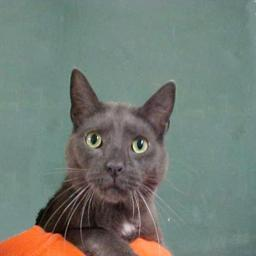
#> input picture data/dataset_limpio/cats/0_0044.jpg, 256 x 256 px; its folder holds 3 pictures in this run
$ python preparar_dataset.py   (older library calls are emulated)
#> lines starting #> are read from the running program, lines starting #| are printed output that depends on the picture
"""
Prepara el dataset limpio del proyecto a partir del dataset crudo de Kaggle.

Dataset original: "Animals (Cats, Dogs, and Snakes)", Omar Rehan, licencia CC0.
https://www.kaggle.com/datasets/aiomarrehan/animals-cats-dogs-and-snakes

Requisitos del proyecto (Parcial 1):
  - hasta 4 clases, imágenes RGB, al menos 200 imágenes (50 a 70 por clase);
  - el Challenge 2 necesita al menos 10 imágenes subexpuestas, 10 sobreexpuestas
    y 10 con poco contraste.

Pasos:
  1. Leer las 3000 imágenes crudas y calcular sus propiedades.
  2. Limpiar: quitar imágenes ilegibles, que no son RGB de verdad (los tres
     canales iguales o casi iguales), duplicadas (hash MD5 y dHash) y muy borrosas.
  3. Etiquetar la exposición de cada imagen a partir de su histograma en gris.
  4. Elegir 70 imágenes por clase con semilla fija. En cada clase se garantizan
     4 subexpuestas, 4 sobreexpuestas y 4 de bajo contraste (12 de cada tipo en
     total); el resto se toma al azar entre las imágenes limpias.
  5. Copiar los archivos sin modificarlos (mismos bytes JPEG) y guardar los CSV.

Uso (desde la carpeta royecto/):
    python src/preparar_dataset.py
"""

import csv
import hashlib
import os
import random
import shutil

import cv2
import numpy as np

# ---------------------------------------------------------------- parámetros
RAIZ = os.path.dirname(os.path.dirname(os.path.abspath(__file__)))
CRUDO = os.path.join(RAIZ, "data", "raw", "Animals")
SALIDA = os.path.join(RAIZ, "data", "dataset_limpio")

SEMILLA = 42
POR_CLASE = 70
MINIMO_POR_TIPO = 4          # por clase y por tipo de exposición -> 12 en total

UMBRAL_SUBEXPUESTA = 70      # brillo medio en gris por debajo de este valor
UMBRAL_SOBREEXPUESTA = 185   # brillo medio en gris por encima de este valor
UMBRAL_BAJO_CONTRASTE = 35   # desviación estándar en gris por debajo de este valor
UMBRAL_CASI_GRIS = 2.0       # diferencia media |B - R| por debajo: imagen sin color
UMBRAL_BORROSA = 50.0        # varianza del laplaciano por debajo: imagen borrosa
DISTANCIA_DHASH = 0          # bits distintos para considerar dos imágenes duplicadas

# Imágenes descartadas tras revisar a ojo las hojas de contacto de la muestra:
# no son fotografías del animal o tienen grandes márgenes blancos que alteran
# el histograma y la binarización.
EXCLUSION_MANUAL = {
    "snakes/2_0160.jpg": "página de documento con texto",
    "snakes/2_0731.jpg": "infografía con texto y fotos de piel",
    "snakes/2_0236.jpg": "estampado sobre un cojín, no es foto del animal",
    "snakes/2_0303.jpg": "diagrama con escala de medidas",
    "snakes/2_0471.jpg": "sello postal ilustrado",
    "snakes/2_0724.jpg": "portada con texto",
    "snakes/2_0873.jpg": "mapa de distribución",
    "snakes/2_0621.jpg": "mapa de distribución",
    "snakes/2_0918.jpg": "foto con texto superpuesto",
    "cats/0_0728.jpg": "foto pequeña con gran margen blanco",
    "dogs/1_0366.jpg": "franja blanca grande a un lado",
    "dogs/1_0651.jpg": "foto pequeña con gran margen blanco",
}


def leer_imagen(ruta):
    """Lee la imagen con OpenCV (BGR) aunque la ruta tenga tildes."""
    datos = np.fromfile(ruta, dtype=np.uint8)
    return cv2.imdecode(datos, cv2.IMREAD_UNCHANGED), datos.tobytes()


def dhash(gris):
    """Hash de diferencias de 64 bits: detecta copias aunque cambie la compresión."""
    peq = cv2.resize(gris, (9, 8), interpolation=cv2.INTER_AREA)
    return np.packbits(peq[:, 1:] > peq[:, :-1]).tobytes()


def tipo_exposicion(media, desviacion):
    """Clasifica la imagen según su histograma (media y dispersión de grises)."""
    if media < UMBRAL_SUBEXPUESTA:
        return "subexpuesta"
    if media > UMBRAL_SOBREEXPUESTA:
        return "sobreexpuesta"
    if desviacion < UMBRAL_BAJO_CONTRASTE:
        return "bajo_contraste"
    return "normal"


def analizar_crudo():
    """Recorre el dataset crudo y devuelve una fila de propiedades por imagen."""
    filas = []
    for clase in sorted(os.listdir(CRUDO)):
        carpeta = os.path.join(CRUDO, clase)
        for nombre in sorted(os.listdir(carpeta)):
            ruta = os.path.join(carpeta, nombre)
            img, datos = leer_imagen(ruta)
            fila = {"clase": clase, "archivo": nombre, "ruta": ruta,
                    "peso_kb": round(len(datos) / 1024, 2),
                    "md5": hashlib.md5(datos).hexdigest()}
            if img is None:
                fila["motivo"] = "ilegible"
                filas.append(fila)
                continue
            canales = 1 if img.ndim == 2 else img.shape[2]
            gris = img if canales == 1 else cv2.cvtColor(img, cv2.COLOR_BGR2GRAY)
            dif_color = 0.0 if canales == 1 else float(
                np.abs(img[..., 0].astype(np.int16) - img[..., 2]).mean())
            fila.update({
                "alto": img.shape[0], "ancho": img.shape[1], "canales": canales,
                "bits_por_canal": img.dtype.itemsize * 8,
                "media_gris": round(float(gris.mean()), 2),
                "desv_gris": round(float(gris.std()), 2),
                "nitidez_laplaciano": round(float(cv2.Laplacian(gris, cv2.CV_64F).var()), 1),
                "dif_color": round(dif_color, 2),
                "dhash": dhash(gris),
            })
            fila["exposicion"] = tipo_exposicion(fila["media_gris"], fila["desv_gris"])
            filas.append(fila)
    return filas


def limpiar(filas):
    """Marca con 'motivo' las imágenes que se descartan; las demás quedan limpias."""
    vistos_md5, vistos_dhash = {}, []
    for f in filas:
        if f.get("motivo"):
            continue
        if f["clase"] + "/" + f["archivo"] in EXCLUSION_MANUAL:
            f["motivo"] = "revisión manual: " + EXCLUSION_MANUAL[f["clase"] + "/" + f["archivo"]]
        elif f["canales"] != 3 or f["dif_color"] < UMBRAL_CASI_GRIS:
            f["motivo"] = "sin color (gris guardado como RGB)"
        elif f["nitidez_laplaciano"] < UMBRAL_BORROSA:
            f["motivo"] = "borrosa"
        elif f["md5"] in vistos_md5:
            f["motivo"] = "duplicado exacto de " + vistos_md5[f["md5"]]
        else:
            h = np.unpackbits(np.frombuffer(f["dhash"], np.uint8))
            copia = next((n for n, h2 in vistos_dhash
                          if np.count_nonzero(h != h2) <= DISTANCIA_DHASH), None)
            if copia:
                f["motivo"] = "casi duplicado de " + copia
        if not f.get("motivo"):
            nombre = f["clase"] + "/" + f["archivo"]
            vistos_md5[f["md5"]] = nombre
            vistos_dhash.append((nombre, np.unpackbits(np.frombuffer(f["dhash"], np.uint8))))
    return [f for f in filas if not f.get("motivo")], [f for f in filas if f.get("motivo")]


def muestrear(limpias):
    """Elige POR_CLASE imágenes por clase garantizando los tres tipos de exposición.

    Cada imagen recibe un número aleatorio fijo (derivado de la semilla y su nombre)
    y se toman las de número más bajo. Así, si se descarta una imagen a mano, solo
    entra su reemplazo y el resto de la muestra no cambia.
    """
    def orden(f):
        return random.Random(f"{SEMILLA}/{f['clase']}/{f['archivo']}").random()

    elegidas = []
    for clase in sorted({f["clase"] for f in limpias}):
        de_clase = sorted((f for f in limpias if f["clase"] == clase), key=orden)
        tomadas = []
        for tipo in ("subexpuesta", "sobreexpuesta", "bajo_contraste"):
            candidatas = [f for f in de_clase if f["exposicion"] == tipo]
            if len(candidatas) < MINIMO_POR_TIPO:
                raise ValueError(f"{clase}: solo hay {len(candidatas)} imágenes {tipo}")
            tomadas += candidatas[:MINIMO_POR_TIPO]
        resto = [f for f in de_clase if f not in tomadas]
        tomadas += resto[:POR_CLASE - len(tomadas)]
        elegidas += sorted(tomadas, key=lambda f: f["archivo"])
    return elegidas


def guardar_csv(ruta, filas, columnas):
    with open(ruta, "w", newline="", encoding="utf-8") as fh:
        w = csv.DictWriter(fh, fieldnames=columnas, extrasaction="ignore")
        w.writeheader()
        w.writerows(filas)


def main():
    filas = analizar_crudo()
#> in analizar_crudo, img is the input picture: shape (256, 256, 3); mean B, G, R 117, 124.6, 114.8
#> in analizar_crudo, `gris = img if canales == 1 else cv2.cvtColor(img, cv2.COLOR_BGR2GRAY)`:
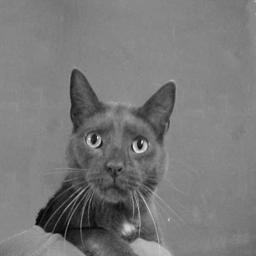
#> gris: shape (256, 256); min 2, max 236, mean 120.8
#> in analizar_crudo, `dif_color = 0.0 if canales == 1 else float( np.abs(img[..., 0].astype(..`: dif_color = 22.86
#> filas = 1 item
    limpias, descartadas = limpiar(filas)
#> the loop in limpiar, `for f in filas:` made 1 pass
#> nombre on pass 1: '0_0044.jpg/0_0044.jpg'
#> after the loop in limpiar, `for f in filas:`: vistos_md5 = {'5933db711b4d6db7de69e5fc54ca3bbf': '0_0044.jpg/0_0044.jpg'}
#> limpias = 1 item; descartadas = []
    muestra = muestrear(limpias)
#> the loop in muestrear, `for clase in sorted({f["clase"] for f in limpias}):` made 1 pass
#> clase on pass 1: '0_0044.jpg'

    # Se rehace la carpeta de salida para que el resultado sea siempre el mismo.
    if os.path.isdir(SALIDA):
        shutil.rmtree(SALIDA)
    for f in muestra:
        destino = os.path.join(SALIDA, f["clase"])
        os.makedirs(destino, exist_ok=True)
        shutil.copy2(f["ruta"], os.path.join(destino, f["archivo"]))

    columnas = ["clase", "archivo", "ancho", "alto", "canales", "bits_por_canal",
                "peso_kb", "media_gris", "desv_gris", "nitidez_laplaciano", "exposicion"]
    guardar_csv(os.path.join(RAIZ, "data", "metadata.csv"), muestra, columnas)
    guardar_csv(os.path.join(RAIZ, "data", "descartadas.csv"), descartadas,
                ["clase", "archivo", "motivo"])

    print(f"Crudo: {len(filas)} | limpias: {len(limpias)} | descartadas: {len(descartadas)}")
    for clase in sorted({f["clase"] for f in muestra}):
        m = [f for f in muestra if f["clase"] == clase]
        cuenta = {t: sum(f["exposicion"] == t for f in m)
                  for t in ("subexpuesta", "sobreexpuesta", "bajo_contraste", "normal")}
        print(f"  {clase}: {len(m)} imágenes {cuenta}")
    print(f"Muestra final: {len(muestra)} imágenes en {SALIDA}")


if __name__ == "__main__":
#> (the run stopped early here; a loop or call above may not have finished)

$ run again, on data/dataset_limpio/dogs/1_0018.jpg
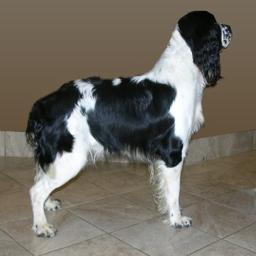
#> input picture data/dataset_limpio/dogs/1_0018.jpg, 256 x 256 px
#> in analizar_crudo, img is the input picture: shape (256, 256, 3); mean B, G, R 98.4, 107.9, 113.1
#> in analizar_crudo, `gris = img if canales == 1 else cv2.cvtColor(img, cv2.COLOR_BGR2GRAY)`:
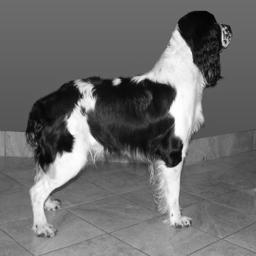
#> gris: shape (256, 256); min 0, max 255, mean 108.4
#> dif_color = 20.02
#> filas = 1 item
#> the loop in limpiar, `for f in filas:` made 1 pass
#> nombre on pass 1: '1_0018.jpg/1_0018.jpg'
#> after the loop in limpiar, `for f in filas:`: vistos_md5 = {'81f4872b8483524e61befda8848399ec': '1_0018.jpg/1_0018.jpg'}
#> limpias = 1 item; descartadas = []
#> the loop in muestrear, `for clase in sorted({f["clase"] for f in limpias}):` made 1 pass
#> clase on pass 1: '1_0018.jpg'

$ run again, on data/dataset_limpio/dogs/1_0024.jpg
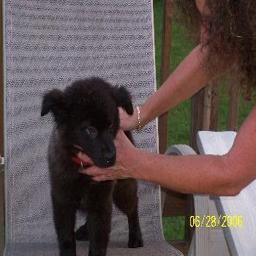
#> input picture data/dataset_limpio/dogs/1_0024.jpg, 256 x 256 px
#> in analizar_crudo, img is the input picture: shape (256, 256, 3); mean B, G, R 83.2, 84, 97.6
#> in analizar_crudo, `gris = img if canales == 1 else cv2.cvtColor(img, cv2.COLOR_BGR2GRAY)`:
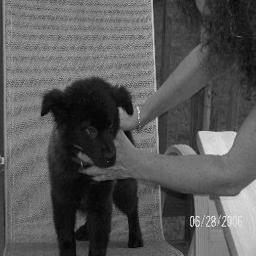
#> gris: shape (256, 256); min 1, max 243, mean 88
#> dif_color = 19.15
#> filas = 1 item
#> the loop in limpiar, `for f in filas:` made 1 pass
#> nombre on pass 1: '1_0024.jpg/1_0024.jpg'
#> after the loop in limpiar, `for f in filas:`: vistos_md5 = {'8ce8ec1c7e7ab87627e36fcfe6cba9e5': '1_0024.jpg/1_0024.jpg'}
#> limpias = 1 item; descartadas = []
#> the loop in muestrear, `for clase in sorted({f["clase"] for f in limpias}):` made 1 pass
#> clase on pass 1: '1_0024.jpg'

$ run again, on data/dataset_limpio/snakes/2_0006.jpg
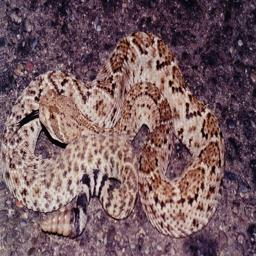
#> input picture data/dataset_limpio/snakes/2_0006.jpg, 256 x 256 px
#> in analizar_crudo, img is the input picture: shape (256, 256, 3); mean B, G, R 96.7, 91.2, 117.7
#> in analizar_crudo, `gris = img if canales == 1 else cv2.cvtColor(img, cv2.COLOR_BGR2GRAY)`:
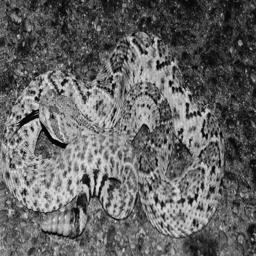
#> gris: shape (256, 256); min 1, max 238, mean 99.7
#> dif_color = 22.21
#> filas = 1 item
#> the loop in limpiar, `for f in filas:` made 1 pass
#> nombre on pass 1: '2_0006.jpg/2_0006.jpg'
#> after the loop in limpiar, `for f in filas:`: vistos_md5 = {'28016e24196699222343b366d659d1ba': '2_0006.jpg/2_0006.jpg'}
#> limpias = 1 item; descartadas = []
#> the loop in muestrear, `for clase in sorted({f["clase"] for f in limpias}):` made 1 pass
#> clase on pass 1: '2_0006.jpg'
